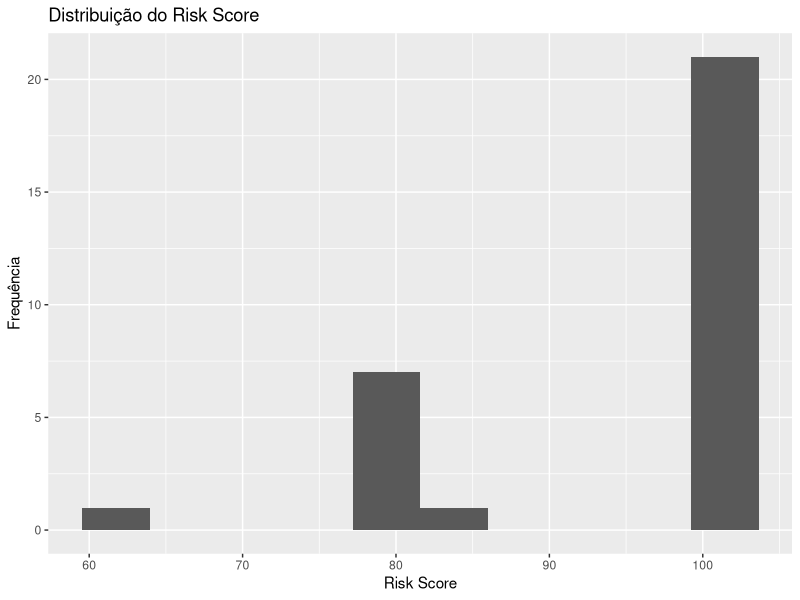
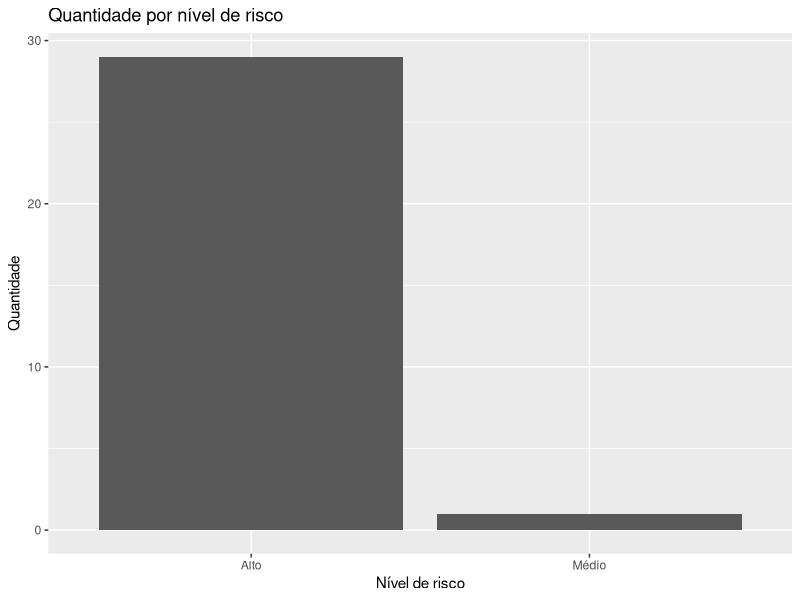
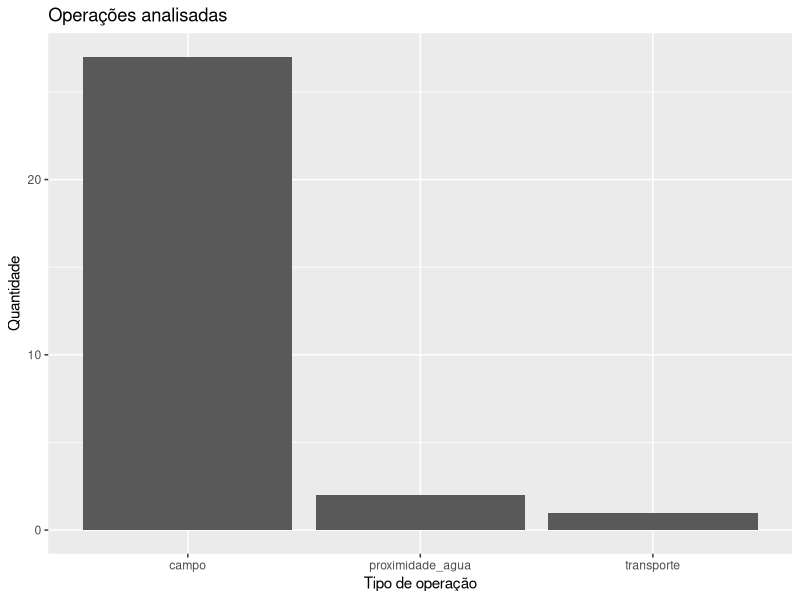
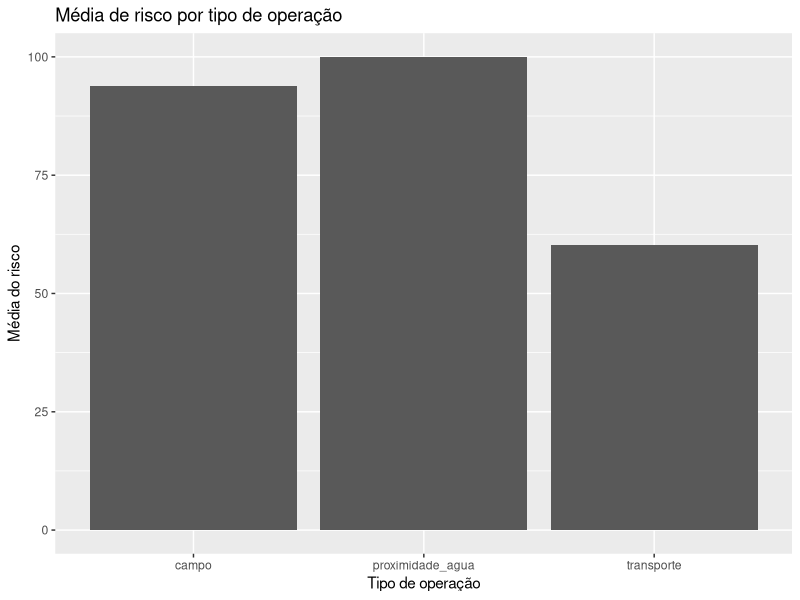

Source code (R) for these figures, in order:
library(readr)
library(dplyr)
library(ggplot2)

dados <- read_csv("data_science_r/data/agroguardian_predictions.csv")

print("Estrutura do dataset:")
print(str(dados))

print("Primeiras linhas:")
print(head(dados))

print("Resumo estatístico:")
print(summary(dados))

dados$predicted_risk <- as.numeric(dados$predicted_risk)

grafico_risco <- ggplot(dados, aes(x = predicted_risk)) +
  geom_histogram(bins = 10) +
  labs(
    title = "Distribuição do Risk Score",
    x = "Risk Score",
    y = "Frequência"
  )

print(grafico_risco)

if ("risk_label" %in% colnames(dados)) {
  grafico_labels <- ggplot(dados, aes(x = risk_label)) +
    geom_bar() +
    labs(
      title = "Quantidade por nível de risco",
      x = "Nível de risco",
      y = "Quantidade"
    )

  print(grafico_labels)
}

if ("input_operation_type" %in% colnames(dados)) {
  grafico_operacao <- ggplot(dados, aes(x = input_operation_type)) +
    geom_bar() +
    labs(
      title = "Operações analisadas",
      x = "Tipo de operação",
      y = "Quantidade"
    )

  print(grafico_operacao)
}

if ("input_operation_type" %in% colnames(dados)) {
  media_operacao <- dados |>
    group_by(input_operation_type) |>
    summarise(
      media_risco = mean(predicted_risk, na.rm = TRUE),
      .groups = "drop"
    )

  print("Média de risco por tipo de operação:")
  print(media_operacao)

  grafico_media_operacao <- ggplot(
    media_operacao,
    aes(x = input_operation_type, y = media_risco)
  ) +
    geom_col() +
    labs(
      title = "Média de risco por tipo de operação",
      x = "Tipo de operação",
      y = "Média do risco"
    )

  print(grafico_media_operacao)
}
